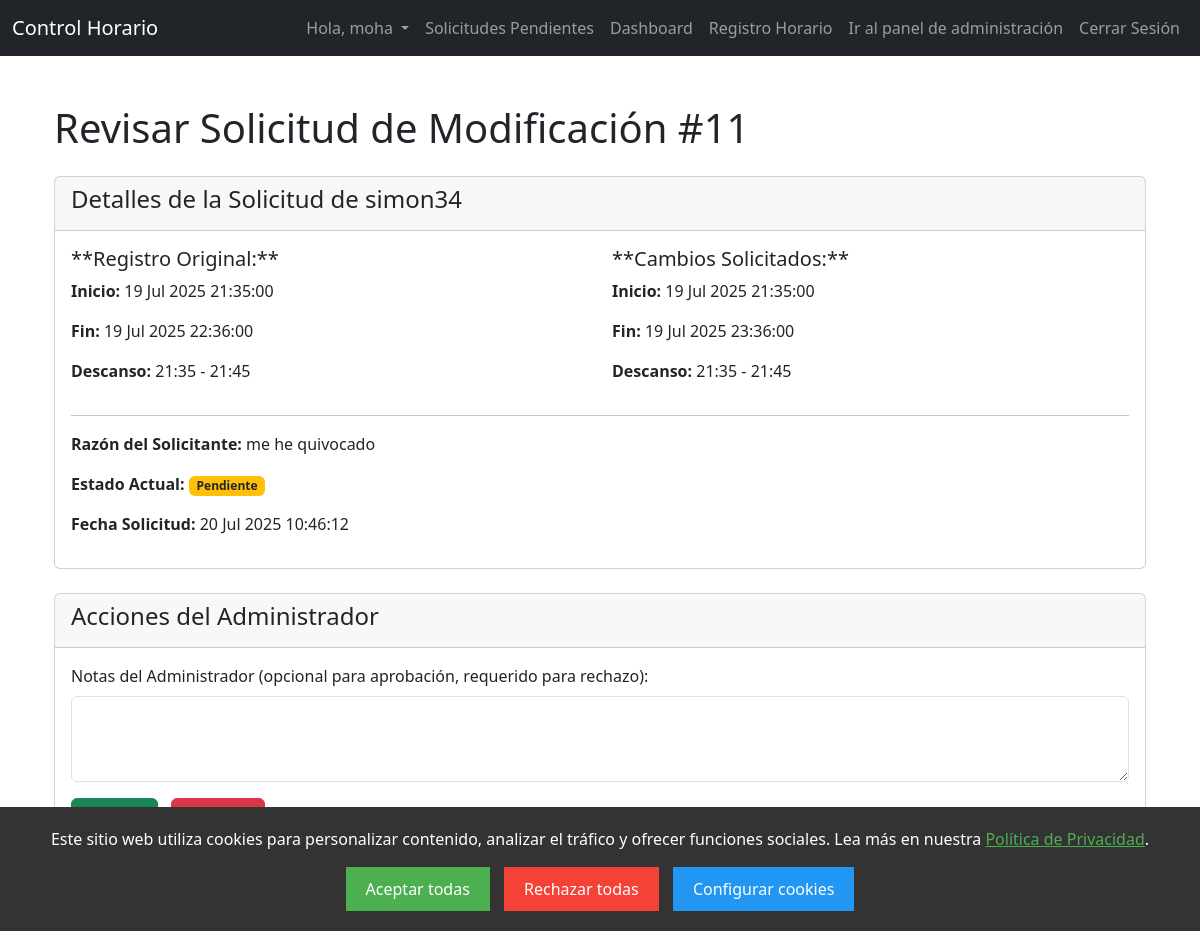
/review-request/11/ (signed in), run on the app's committed database.
### control_horario_app/models.py (models this page shows, shortened)
class TimeEntryModificationRequest(models.Model):
    original_entry = models.ForeignKey(TimeEntry, on_delete=models.CASCADE, related_name='modification_requests')
    requesting_user = models.ForeignKey(User, on_delete=models.CASCADE, related_name='sent_modification_requests')
    requested_start_time = models.DateTimeField()
    requested_end_time = models.DateTimeField(null=True, blank=True)
    requested_break_start = models.DateTimeField(null=True, blank=True)
    requested_break_end = models.DateTimeField(null=True, blank=True)
    reason = models.TextField(blank=True, null=True, help_text="Razón para la solicitud de cambio.")
    REQUEST_STATUS_CHOICES = [
        ('pending', 'Pendiente'),
        ('approved', 'Aprobada'),
        ('rejected', 'Rechazada'),
    ]
    status = models.CharField(max_length=10, choices=REQUEST_STATUS_CHOICES, default='pending')
    requested_at = models.DateTimeField(auto_now_add=True)
    reviewed_at = models.DateTimeField(null=True, blank=True)
    reviewer = models.ForeignKey(User, on_delete=models.SET_NULL, null=True, blank=True, related_name='reviewed_modification_requests')
    admin_notes = models.TextField(blank=True, null=True, help_text="Notas del administrador al revisar la solicitud.")
    class Meta:
        ordering = ['-requested_at']

class TimeEntry(models.Model):
    user = models.ForeignKey(User, on_delete=models.CASCADE)
    start_time = models.DateTimeField()
    end_time = models.DateTimeField(null=True, blank=True)
    break_start = models.DateTimeField(null=True, blank=True)
    break_end = models.DateTimeField(null=True, blank=True)
    notes = models.TextField(blank=True)
    created_at = models.DateTimeField(auto_now_add=True)
    is_edited = models.BooleanField(default=False) # Considerar añadir esto para auditoría
    last_edited = models.DateTimeField(null=True, blank=True) # Y esto
    class Meta:
        ordering = ['-start_time'] # Esto ya debería estar

### control_horario_app/views.py (the view, shortened to what this page needs)
# urls.py: path('review-request/<int:request_id>/', views.review_modification_request, name='review_modification_request_detail'),
@login_required
@user_passes_test(is_admin, login_url='/dashboard/')
def review_modification_request(request, request_id):
    modification_request = get_object_or_404(TimeEntryModificationRequest, id=request_id)
    context = {
        'modification_request_obj': modification_request, # <-- CAMBIADO AQUI
    }
    return render(request, 'control_horario_app/admin_review_request.html', context)

### control_horario_app/views.py (called while the page is built)
def is_admin(user):
    return user.is_staff

### control_horario_app/templates/control_horario_app/admin_review_request.html (shortened to what this page needs)
{% extends 'base.html' %}
{% load static %}
{% block content %}
<div class="container mt-5">
    <h1 class="mb-4">Revisar Solicitud de Modificación #{{ modification_request_obj.id }}</h1>
    <div class="card mb-4">
        <div class="card-header">
            <h4>Detalles de la Solicitud de {{ modification_request_obj.requesting_user.username }}</h4>
        </div>
        <div class="card-body">
            <div class="row">
                <div class="col-md-6">
                    <h5>**Registro Original:**</h5>
                    <p><strong>Inicio:</strong> {{ modification_request_obj.original_entry.start_time|date:"d M Y H:i:s" }}</p>
                    <p><strong>Fin:</strong> {{ modification_request_obj.original_entry.end_time|default:"N/A"|date:"d M Y H:i:s" }}</p>
                    <p><strong>Descanso:</strong>
                        {% if modification_request_obj.original_entry.break_start and modification_request_obj.original_entry.break_end %}
                            {{ modification_request_obj.original_entry.break_start|date:"H:i" }} - {{ modification_request_obj.original_entry.break_end|date:"H:i" }}
                        {% else %}
                            N/A
                        {% endif %}
                    </p>
                </div>
                <div class="col-md-6">
                    <h5>**Cambios Solicitados:**</h5>
                    <p><strong>Inicio:</strong> {{ modification_request_obj.requested_start_time|date:"d M Y H:i:s" }}</p>
                    <p><strong>Fin:</strong> {{ modification_request_obj.requested_end_time|default:"N/A"|date:"d M Y H:i:s" }}</p>
                    <p><strong>Descanso:</strong>
                        {% if modification_request_obj.requested_break_start and modification_request_obj.requested_break_end %}
                            {{ modification_request_obj.requested_break_start|date:"H:i" }} - {{ modification_request_obj.requested_break_end|date:"H:i" }}
                        {% else %}
                            N/A
                        {% endif %}
                    </p>
                </div>
            </div>
            <hr>
            <p><strong>Razón del Solicitante:</strong> {{ modification_request_obj.reason|default:"N/A" }}</p>
            <p><strong>Estado Actual:</strong> <span class="badge
                {% if modification_request_obj.status == 'pending' %}bg-warning text-dark{% elif modification_request_obj.status == 'approved' %}bg-success{% else %}bg-danger{% endif %}">
                {{ modification_request_obj.get_status_display }}
            </span></p>
            <p><strong>Fecha Solicitud:</strong> {{ modification_request_obj.requested_at|date:"d M Y H:i:s" }}</p>
        </div>
    </div>
    {% if modification_request_obj.status == 'pending' %}
    <div class="card">
        <div class="card-header">
            <h4>Acciones del Administrador</h4>
        </div>
        <div class="card-body">
            <form method="post" action="{% url 'review_modification_request_detail' modification_request_obj.id %}">
                <div class="mb-3">
                    <label for="admin_notes" class="form-label">Notas del Administrador (opcional para aprobación, requerido para rechazo):</label>
                    <textarea class="form-control" id="admin_notes" name="admin_notes" rows="3"></textarea>
                </div>
                <button type="submit" name="action" value="approve" class="btn btn-success me-2">Aprobar</button>
                <button type="submit" name="action" value="reject" class="btn btn-danger">Rechazar</button>
            </form>
        </div>
    </div>
    {% endif %}
    <p class="mt-4"><a href="{% url 'admin_modification_requests' %}" class="btn btn-secondary">Volver a la lista de solicitudes</a></p>
</div>
{% endblock %}

### control_horario_app/templates/control_horario_app/base.html (shortened to what this page needs)
<!DOCTYPE html>
<html lang="es">
<head>
    <link href="https://cdn.jsdelivr.net/npm/bootstrap@5.3.2/dist/css/bootstrap.min.css" rel="stylesheet">
    <link rel="stylesheet" href="https://cdn.jsdelivr.net/npm/bootstrap-icons@1.11.3/font/bootstrap-icons.min.css">
</head>
<body>
    <nav class="navbar navbar-expand-lg navbar-dark bg-dark">
        <div class="container-fluid">
            <a class="navbar-brand" href="#">Control Horario</a>
            <div class="collapse navbar-collapse" id="navbarNav">
                <ul class="navbar-nav ms-auto">
                    {% if user.is_authenticated %}
                    <li class="nav-item dropdown">
                        <a class="nav-link dropdown-toggle" href="#" id="navbarDropdown" role="button" data-bs-toggle="dropdown" aria-expanded="false">
                            Hola, {{ user.username }}
                        </a>
                    </li>
                        {% if request.user.is_authenticated and request.user.is_staff %}
                            <li class="nav-item">
                                <a class="nav-link" href="{% url 'admin_modification_requests' %}">
                                    Solicitudes Pendientes {% if pending_requests_count %} <span class="badge bg-danger">{{ pending_requests_count }}</span>{% endif %}
                                </a>
                            </li>
                        {% endif %}
                        <li class="nav-item">
                            <a class="nav-link" href="{% url 'dashboard' %}">Dashboard</a>
                        </li>
                        <li class="nav-item">
                            <a class="nav-link" href="{% url 'timesheet' %}">Registro Horario</a>
                        </li>
                        {% if request.user.is_authenticated and request.user.is_staff %}
                        <li>
                             <a href="{% url 'admin:login' %}" target="_blank" class="nav-item nav-link">Ir al panel de administración</a>
                        </li>
                         {% endif %}
                        <li class="nav-item">
                            <a class="nav-link" href="{% url 'logout' %}">Cerrar Sesión</a>
                        </li>
                    {% endif %}
                </ul>
            </div>
        </div>
    </nav>
    <div class="container mt-4">
        {% block content %}
        {% endblock %}
    </div>
    {% if not request.COOKIES.cookie_consent %}
<div id="cookie-banner" class="cookie-banner" style="position: fixed; bottom: 0; width: 100%; background: #333; color: white; text-align: center; padding: 20px; z-index: 1000;">
    <p>
        Este sitio web utiliza cookies para personalizar contenido, analizar el tráfico y ofrecer funciones sociales.
        Lea más en nuestra <a href="{% url 'privacy_policy' %}" style="color: #4CAF50; text-decoration: underline;">Política de Privacidad</a>.
    </p>
    <div style="margin-top: 10px;">
        <button id="accept-all-cookies" style="background: #4CAF50; color: white; padding: 10px 20px; border: none; cursor: pointer; margin-right: 10px;">
            Aceptar todas
        </button>
        <button id="reject-all-cookies" style="background: #f44336; color: white; padding: 10px 20px; border: none; cursor: pointer; margin-right: 10px;">
            Rechazar todas
        </button>
        <button id="configure-cookies" style="background: #2196F3; color: white; padding: 10px 20px; border: none; cursor: pointer;">
            Configurar cookies
        </button>
    </div>
</div>
{% endif %}
</body>
</html>

### data on the page
TimeEntryModificationRequest: id "11", requesting_user.username "simon34", original_entry.start_time "19 Jul 2025 21:35:00", original_entry.end_time "19 Jul 2025 22:36:00", original_entry.break_start "21:35", original_entry.break_end "21:45", requested_start_time "19 Jul 2025 21:35:00", requested_end_time "19 Jul 2025 23:36:00", requested_break_start "21:35", requested_break_end "21:45", reason "me he quivocado", status "Pendiente", requested_at "20 Jul 2025 10:46:12"

### other printed values
{{ user.username }} "moha"
